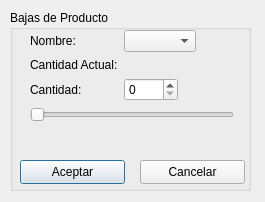
<?xml version="1.0" encoding="UTF-8"?>
<ui version="4.0">
 <class>sproducto</class>
 <widget class="QDialog" name="sproducto">
  <property name="geometry">
   <rect>
    <x>0</x>
    <y>0</y>
    <width>265</width>
    <height>202</height>
   </rect>
  </property>
  <property name="windowTitle">
   <string>Bajas de Producto</string>
  </property>
  <widget class="QGroupBox" name="groupBox">
   <property name="geometry">
    <rect>
     <x>10</x>
     <y>10</y>
     <width>241</width>
     <height>181</height>
    </rect>
   </property>
   <property name="title">
    <string>Bajas de Producto</string>
   </property>
   <widget class="QWidget" name="formLayoutWidget">
    <property name="geometry">
     <rect>
      <x>20</x>
      <y>20</y>
      <width>204</width>
      <height>121</height>
     </rect>
    </property>
    <layout class="QFormLayout" name="formLayout">
     <property name="fieldGrowthPolicy">
      <enum>QFormLayout::ExpandingFieldsGrow</enum>
     </property>
     <item row="0" column="0">
      <widget class="QLabel" name="label_2">
       <property name="text">
        <string>Nombre:</string>
       </property>
      </widget>
     </item>
     <item row="0" column="1">
      <widget class="QComboBox" name="productocomboBox"/>
     </item>
     <item row="1" column="0">
      <widget class="QLabel" name="label_3">
       <property name="text">
        <string>Cantidad Actual:</string>
       </property>
      </widget>
     </item>
     <item row="3" column="0" colspan="2">
      <widget class="QSlider" name="horizontalSlider">
       <property name="maximum">
        <number>1000</number>
       </property>
       <property name="orientation">
        <enum>Qt::Horizontal</enum>
       </property>
      </widget>
     </item>
     <item row="2" column="0">
      <widget class="QLabel" name="label_4">
       <property name="text">
        <string>Cantidad:</string>
       </property>
      </widget>
     </item>
     <item row="2" column="1">
      <widget class="QSpinBox" name="spinBox">
       <property name="maximum">
        <number>1000</number>
       </property>
      </widget>
     </item>
     <item row="1" column="1">
      <widget class="QLabel" name="a">
       <property name="text">
        <string/>
       </property>
      </widget>
     </item>
    </layout>
   </widget>
   <widget class="QPushButton" name="aceptar">
    <property name="geometry">
     <rect>
      <x>10</x>
      <y>150</y>
      <width>105</width>
      <height>24</height>
     </rect>
    </property>
    <property name="text">
     <string>Aceptar</string>
    </property>
    <property name="icon">
     <iconset resource="pandasoft.qrc">
      <normaloff>:/images/dialog-ok.png</normaloff>:/images/dialog-ok.png</iconset>
    </property>
   </widget>
   <widget class="QPushButton" name="cancelar">
    <property name="geometry">
     <rect>
      <x>130</x>
      <y>150</y>
      <width>105</width>
      <height>24</height>
     </rect>
    </property>
    <property name="text">
     <string>Cancelar</string>
    </property>
    <property name="icon">
     <iconset resource="pandasoft.qrc">
      <normaloff>:/images/dialog-cancel.png</normaloff>:/images/dialog-cancel.png</iconset>
    </property>
   </widget>
  </widget>
 </widget>
 <tabstops>
  <tabstop>productocomboBox</tabstop>
  <tabstop>horizontalSlider</tabstop>
  <tabstop>aceptar</tabstop>
  <tabstop>cancelar</tabstop>
 </tabstops>
 <resources>
  <include location="pandasoft.qrc"/>
 </resources>
 <connections>
  <connection>
   <sender>cancelar</sender>
   <signal>clicked()</signal>
   <receiver>sproducto</receiver>
   <slot>reject()</slot>
   <hints>
    <hint type="sourcelabel">
     <x>193</x>
     <y>251</y>
    </hint>
    <hint type="destinationlabel">
     <x>195</x>
     <y>283</y>
    </hint>
   </hints>
  </connection>
  <connection>
   <sender>spinBox</sender>
   <signal>valueChanged(int)</signal>
   <receiver>horizontalSlider</receiver>
   <slot>setValue(int)</slot>
   <hints>
    <hint type="sourcelabel">
     <x>108</x>
     <y>64</y>
    </hint>
    <hint type="destinationlabel">
     <x>64</x>
     <y>94</y>
    </hint>
   </hints>
  </connection>
  <connection>
   <sender>horizontalSlider</sender>
   <signal>sliderMoved(int)</signal>
   <receiver>spinBox</receiver>
   <slot>setValue(int)</slot>
   <hints>
    <hint type="sourcelabel">
     <x>195</x>
     <y>86</y>
    </hint>
    <hint type="destinationlabel">
     <x>136</x>
     <y>67</y>
    </hint>
   </hints>
  </connection>
 </connections>
</ui>
